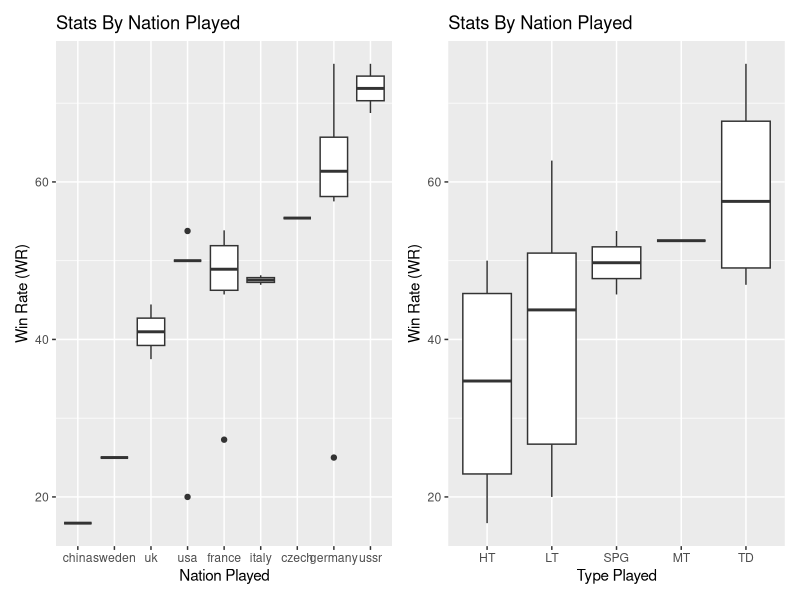

This figure's R source:
# Assignment 4 Leigh McDermott

library("tidyverse")
DF = read_csv("WOT.csv")
DF_Final = filter(DF, Battles >= 4)

DF_Final$WR = as.numeric(gsub("%","",DF_Final$WR, fixed = TRUE))

p1 = ggplot(data = DF_Final, mapping = aes(x = reorder(Nation, WR, na.rm = TRUE), y = WR)) + 
  labs(x = "Nation Played", y = "Win Rate (WR)", title = "Stats By Nation Played") + geom_boxplot()

p2 = ggplot(data = DF_Final, mapping = aes(x = reorder(Class, WR, na.rm = TRUE), y = WR))+
  labs(x = "Type Played", y = "Win Rate (WR)", title = "Stats By Nation Played") + geom_boxplot()

library(patchwork)

p1+p2
